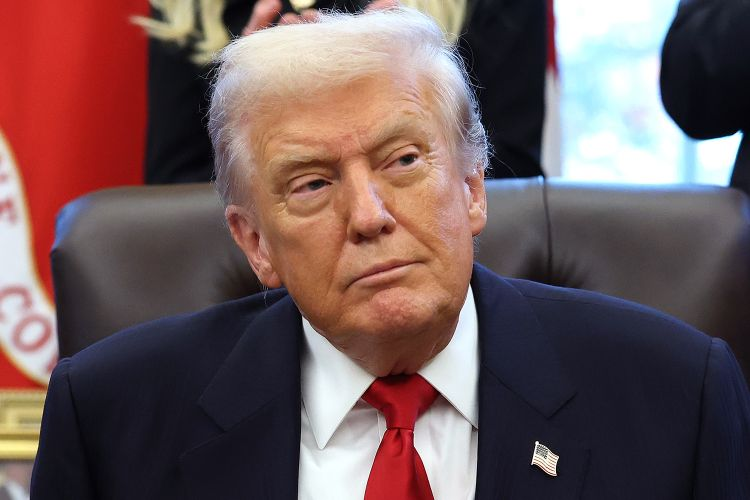
#> input picture trump.jpg, 750 x 500 px
$ python face_recognition.py
#> lines starting #> are read from the running program, lines starting #| are printed output that depends on the picture; after the words box and inside, x2 and y2 are one past the last pixel; in counts of white or black regions, pixels touching at a corner belong together
import cv2

trump = cv2.imread("trump.jpg")
#> trump is the input picture: shape (500, 750, 3); mean B, G, R 89.9, 89.3, 112.3
trump_grayscale = cv2.cvtColor(trump,cv2.COLOR_BGR2GRAY)
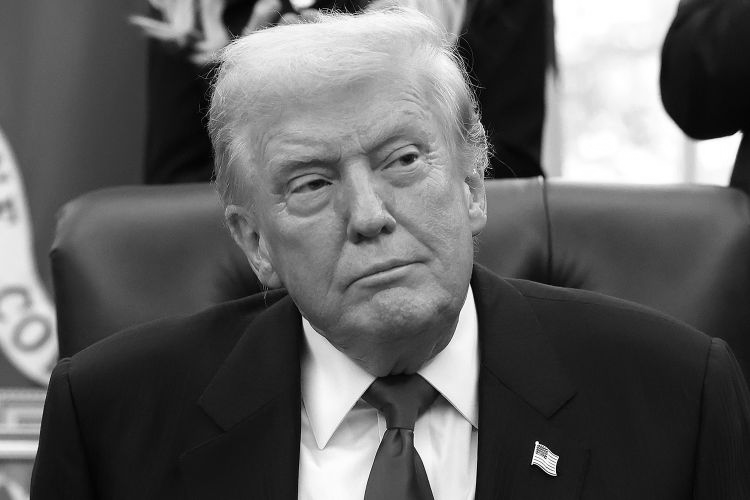
#> trump_grayscale: shape (500, 750); min 0, max 255, mean 96.3
classifier = cv2.CascadeClassifier("haarcascade_frontalface_default.xml")

faces = classifier.detectMultiScale(trump_grayscale,scaleFactor=1.5)
#> faces = [[225, 61, 273, 273]]
print(faces)
#| [[225  61 273 273]]

for (x,y,w,h) in faces:
    cv2.rectangle(trump,(x,y),(x+w,y+h),(255,0,0),2)
#> this loop made 1 pass
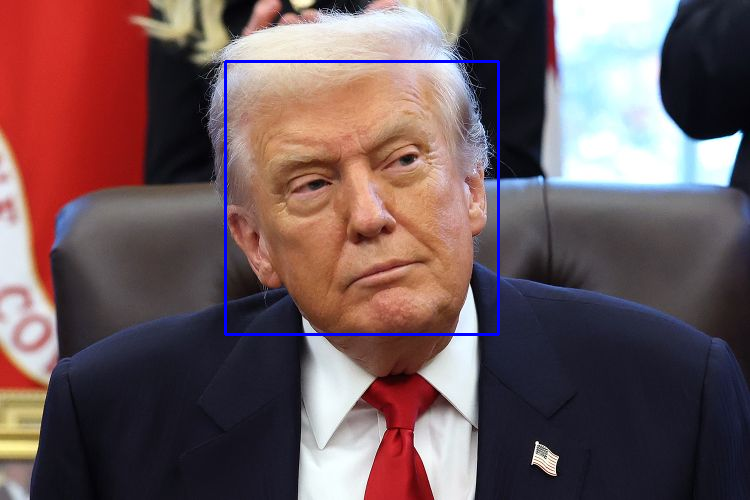
#> trump: shape (500, 750, 3); 0.87% of pixels changed, all inside (x1, y1, x2, y2) = (224, 60, 500, 336)

cv2.imshow("Face recognition",trump)

cv2.waitKey(0)

$ run again, with field.jpg copied over trump.jpg
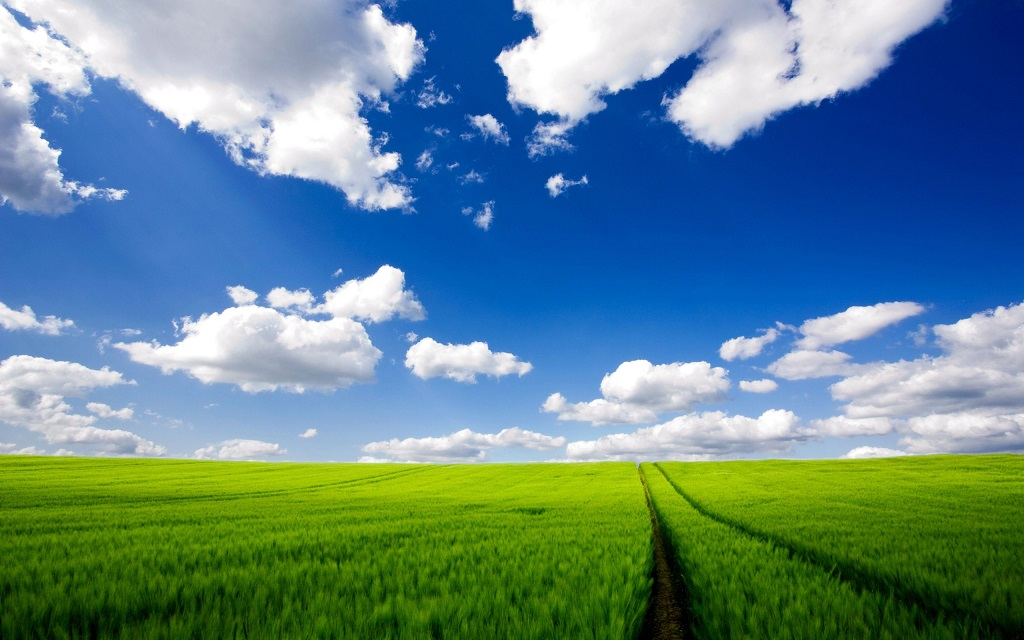
#> input picture field.jpg, 1024 x 640 px
#> trump is the input picture: shape (640, 1024, 3); mean B, G, R 141, 134.5, 95.9
#> `trump_grayscale = cv2.cvtColor(trump,cv2.COLOR_BGR2GRAY)`:
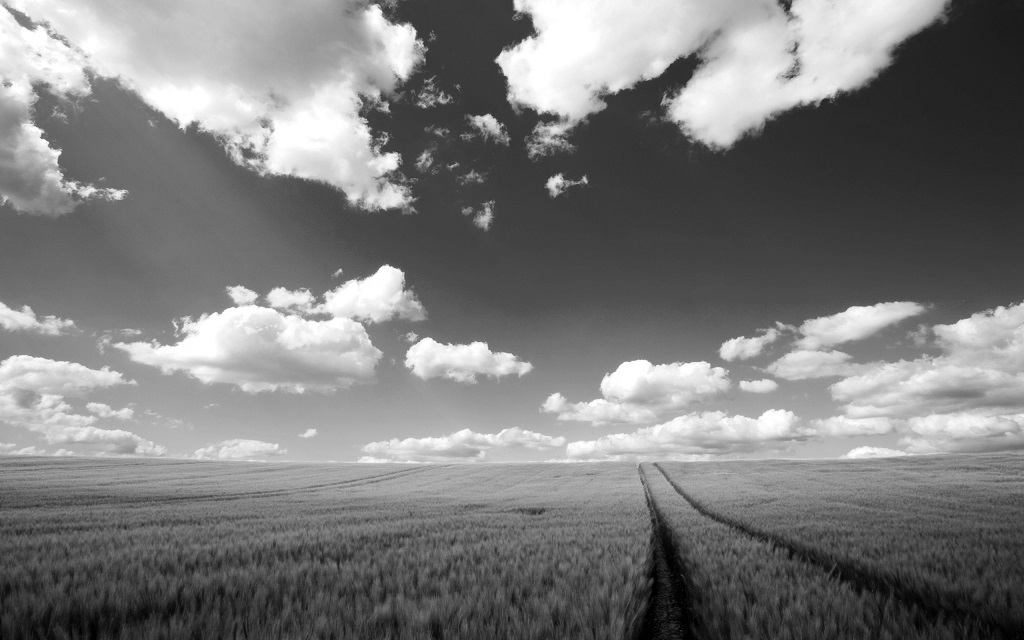
#> trump_grayscale: shape (640, 1024); min 0, max 255, mean 123.7
#> faces = ()

$ run again, with oranges.jpg copied over trump.jpg
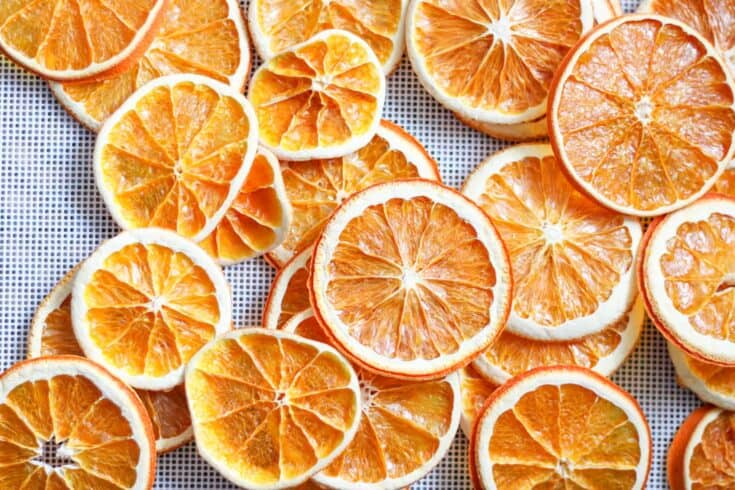
#> input picture oranges.jpg, 735 x 490 px
#> trump is the input picture: shape (490, 735, 3); mean B, G, R 104.6, 162.3, 218.7
#> `trump_grayscale = cv2.cvtColor(trump,cv2.COLOR_BGR2GRAY)`:
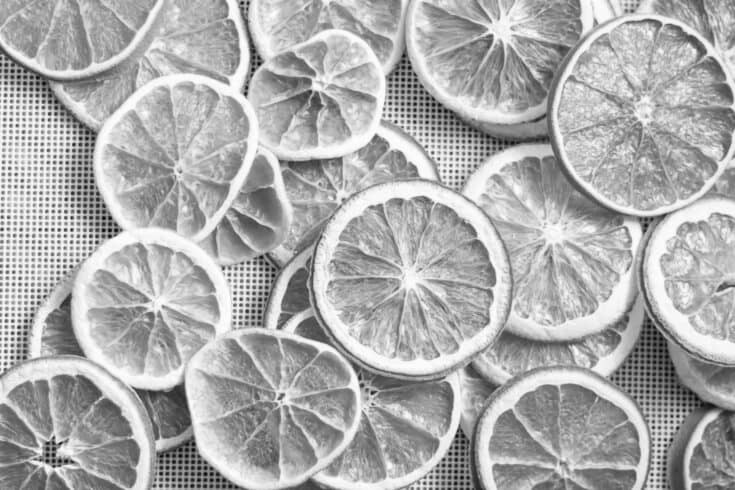
#> trump_grayscale: shape (490, 735); min 2, max 255, mean 172.6
#> faces = ()
